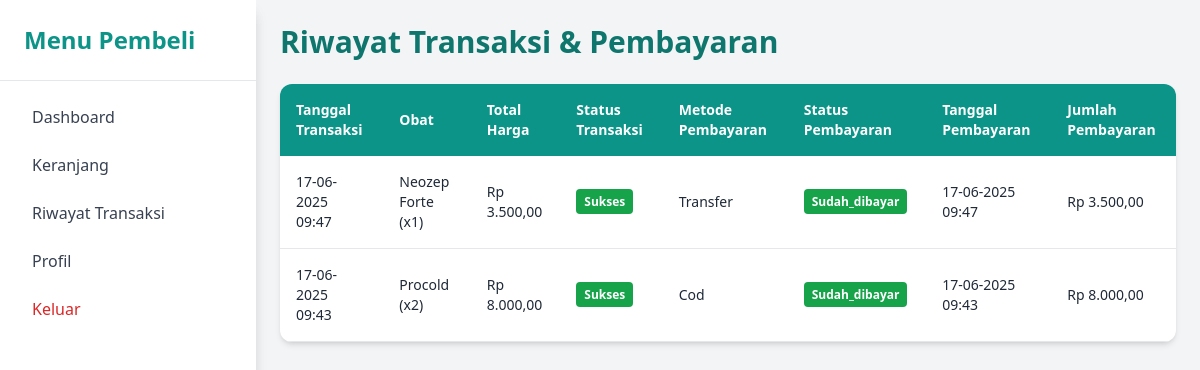
The app's page /pembeli/riwayat_transaksi.php (signed in) with its own data.
### tables this page shows
CREATE TABLE `transaksi_222233` (
  `transaksi_id_222233` int(11) NOT NULL,
  `kasir_id_222233` int(11) DEFAULT NULL,
  `user_id_222233` int(11) NOT NULL,
  `tanggal_transaksi_222233` datetime NOT NULL,
  `status_transaksi_222233` enum('pending','sukses','batal') DEFAULT 'pending',
  `total_harga_222233` decimal(15,2) NOT NULL DEFAULT 0.00
);

CREATE TABLE `keranjang_222233` (
  `keranjang_id_222233` int(11) NOT NULL,
  `user_id_222233` int(11) NOT NULL,
  `transaksi_id_222233` int(11) DEFAULT NULL,
  `obat_id_222233` int(11) DEFAULT NULL,
  `harga_222233` decimal(10,2) DEFAULT NULL,
  `jumlah_222233` int(11) DEFAULT NULL,
  `is_deleted_222233` tinyint(1) DEFAULT 0
);

CREATE TABLE `obat_222233` (
  `obat_id_222233` int(11) NOT NULL,
  `nama_obat_222233` varchar(255) NOT NULL,
  `jenis_obat_222233` varchar(100) NOT NULL,
  `stok_222233` int(11) NOT NULL,
  `harga_222233` decimal(10,2) NOT NULL,
  `tanggal_kadaluarsa_222233` date NOT NULL,
  `kategori_222233` enum('Tablet','Sirup','Kapsul','Salep','Obat Tetes','Injeksi') NOT NULL DEFAULT 'Tablet',
  `gambar_obat_222233` varchar(255) DEFAULT NULL
);

### pembeli/riwayat_transaksi.php (the view, shortened to what this page needs)
<?php
include '../koneksi.php';
include 'sidebar.php';
$user_id = $_SESSION['user_id'];
$query = "
    SELECT t.*, p.metode_pembayaran_222233, p.status_pembayaran_222233, p.tanggal_pembayaran_222233, p.jumlah_pembayaran_222233
    FROM transaksi_222233 t
    LEFT JOIN pembayaran_222233 p ON t.transaksi_id_222233 = p.transaksi_id_222233
    WHERE t.user_id_222233 = ?
    GROUP BY t.transaksi_id_222233
    ORDER BY t.tanggal_transaksi_222233 DESC
";
$stmt = $conn->prepare($query);
$stmt->bind_param("i", $user_id);
$stmt->execute();
$result = $stmt->get_result();
$transaksi_data = $result->fetch_all(MYSQLI_ASSOC);
foreach ($transaksi_data as &$transaksi) {
    $transaksi_id = $transaksi['transaksi_id_222233'];
    $query_obat = "
        SELECT o.nama_obat_222233, k.jumlah_222233
        FROM keranjang_222233 k
        JOIN obat_222233 o ON k.obat_id_222233 = o.obat_id_222233
        WHERE k.transaksi_id_222233 = ?
    ";
    $stmt_obat = $conn->prepare($query_obat);
    $stmt_obat->bind_param("i", $transaksi_id);
    $stmt_obat->execute();
    $result_obat = $stmt_obat->get_result();
}
?>
<!DOCTYPE html>
<html lang="id">
<head>
    <script src="https://cdn.tailwindcss.com"></script>
</head>
<body class="bg-gray-100 font-sans min-h-screen">
<?php include 'sidebar.php'; ?>
<div class="ml-64 p-6">
    <h1 class="text-3xl font-bold text-teal-700 mb-6">Riwayat Transaksi & Pembayaran</h1>
    <?php if (empty($transaksi_data)): ?>
        <div class="bg-yellow-100 p-4 rounded-lg text-yellow-800 shadow">
            Anda belum memiliki riwayat transaksi.
        </div>
    <?php else: ?>
        <div class="overflow-x-auto bg-white rounded-xl shadow-md">
            <table class="min-w-full text-sm text-left">
                <thead class="bg-teal-600 text-white">
    <tr>
        <th class="p-4">Tanggal Transaksi</th>
        <th class="p-4">Obat</th>
        <th class="p-4">Total Harga</th>
        <th class="p-4">Status Transaksi</th>
        <th class="p-4">Metode Pembayaran</th>
        <th class="p-4">Status Pembayaran</th>
        <th class="p-4">Tanggal Pembayaran</th>
        <th class="p-4">Jumlah Pembayaran</th>
    </tr>
</thead>
<tbody class="text-gray-800">
    <?php foreach ($transaksi_data as $row): ?>
        <tr class="border-b hover:bg-gray-50 transition">
            <td class="p-4"><?= date('d-m-Y H:i', strtotime($row['tanggal_transaksi_222233'])) ?></td>
<td class="p-4">
    <?php foreach ($row['obat_list'] as $obat): ?>
        <?= htmlspecialchars($obat['nama_obat_222233']) ?> (x<?= $obat['jumlah_222233'] ?>)<br>
    <?php endforeach; ?>
</td>
            <td class="p-4">Rp <?= number_format($row['total_harga_222233'], 2, ',', '.') ?></td>
            <td class="p-4">
                <span class="px-2 py-1 rounded text-white text-xs font-semibold
                    <?= $row['status_transaksi_222233'] === 'sukses' ? 'bg-green-600' : ($row['status_transaksi_222233'] === 'pending' ? 'bg-yellow-600' : 'bg-red-600') ?>">
                    <?= ucfirst($row['status_transaksi_222233']) ?>
                </span>
            </td>
            <td class="p-4"><?= ucfirst($row['metode_pembayaran_222233'] ?? '-') ?></td>
            <td class="p-4">
                <span class="px-2 py-1 rounded text-white text-xs font-semibold
                    <?= $row['status_pembayaran_222233'] === 'sudah_dibayar' ? 'bg-green-600' : ($row['status_pembayaran_222233'] === 'belum_dibayar' ? 'bg-yellow-600' : 'bg-red-600') ?>">
                    <?= ucfirst($row['status_pembayaran_222233'] ?? '-') ?>
                </span>
            </td>
            <td class="p-4"><?= $row['tanggal_pembayaran_222233'] ? date('d-m-Y H:i', strtotime($row['tanggal_pembayaran_222233'])) : '-' ?></td>
            <td class="p-4">Rp <?= number_format($row['jumlah_pembayaran_222233'] ?? 0, 2, ',', '.') ?></td>
        </tr>
    <?php endforeach; ?>
</tbody>
            </table>
        </div>
    <?php endif; ?>
</div>
</body>
</html>

### records on screen
transaksi_222233: tanggal_transaksi_222233 "17-06-2025 09:47", total_harga_222233 "3.500,00", status_transaksi_222233 "Sukses", metode_pembayaran_222233 "Transfer", status_pembayaran_222233 "Sudah_dibayar", tanggal_pembayaran_222233 "17-06-2025 09:47", jumlah_pembayaran_222233 "3.500,00"
keranjang_222233: obat_id_222233.nama_obat_222233 "Neozep Forte", jumlah_222233 "1"
transaksi_222233: tanggal_transaksi_222233 "17-06-2025 09:43", total_harga_222233 "8.000,00", status_transaksi_222233 "Sukses", metode_pembayaran_222233 "Cod", status_pembayaran_222233 "Sudah_dibayar", tanggal_pembayaran_222233 "17-06-2025 09:43", jumlah_pembayaran_222233 "8.000,00"
keranjang_222233: obat_id_222233.nama_obat_222233 "Procold", jumlah_222233 "2"
